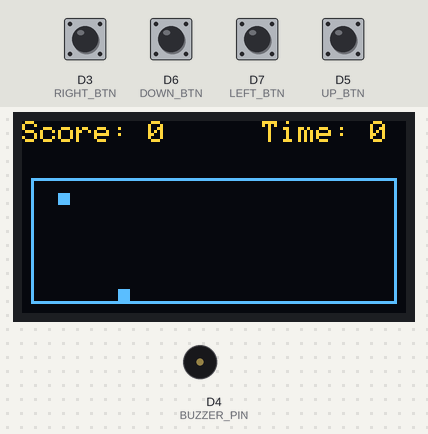
Bench run of a sketch on a simulated ESP8266 (NodeMCU). Parts: 128×64 one-colour display, buzzer (waves = sounding, pin HIGH). The test bench sets the inputs (shaded band); at power-on: D3 (RIGHT_BTN), D5 (UP_BTN), D6 (DOWN_BTN), D7 (LEFT_BTN) HIGH. The OLED is the two-colour kind (top 16 rows yellow); random numbers use the default seed unless the sketch sets one. At 2.2 s the program restarts the board; the recording ends there.

Above: at 0.16 s.
At 1.2 s:
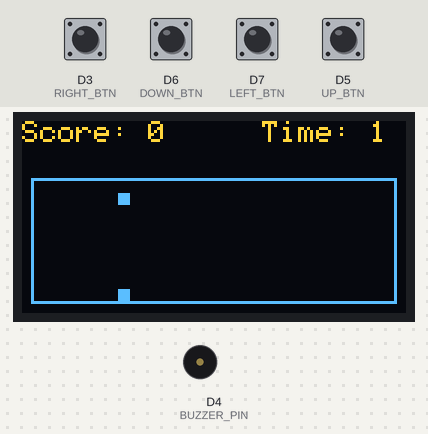
1.3 s: D5 (UP_BTN) pulled LOW for 0.25 s
At 1.75 s:
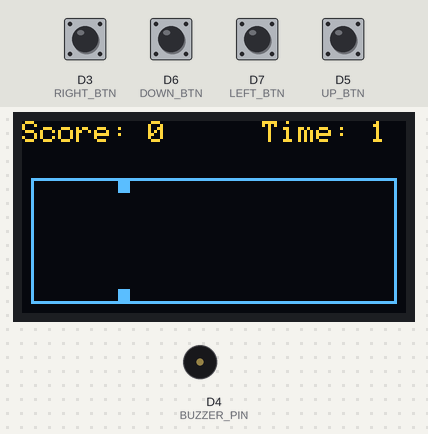
Timing chart, 0 to 2.2 s (numbered marks = the images above; inputs shaded):
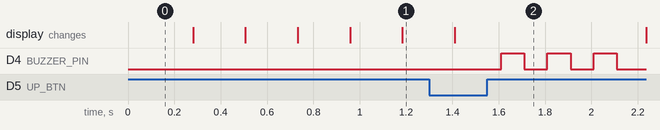

The sketch:

snake_game.ino
```cpp
#include <Wire.h>
#include <Adafruit_GFX.h>
#include <Adafruit_SSD1306.h>

#define SCREEN_WIDTH 128
#define SCREEN_HEIGHT 64
#define OLED_RESET -1
Adafruit_SSD1306 display(SCREEN_WIDTH, SCREEN_HEIGHT, &Wire, OLED_RESET);

// --- Pin tombol ---
#define UP_BTN    D5
#define DOWN_BTN  D6
#define LEFT_BTN  D7
#define RIGHT_BTN D3
#define BUZZER_PIN D4

// --- Game config ---
const int cellSize = 4;
const int gameX = 4;
const int gameY = 20;
const int gameWidth = 120;
const int gameHeight = 40;

const int maxLength = 64;
int snakeX[maxLength];
int snakeY[maxLength];
int length = 1;

int dirX = cellSize;
int dirY = 0;

int foodX = 40;
int foodY = 40;

int score = 0;
unsigned long startTime = 0;

void setup() {
  pinMode(UP_BTN, INPUT_PULLUP);
  pinMode(DOWN_BTN, INPUT_PULLUP);
  pinMode(LEFT_BTN, INPUT_PULLUP);
  pinMode(RIGHT_BTN, INPUT_PULLUP);
  pinMode(BUZZER_PIN, OUTPUT);

  display.begin(SSD1306_SWITCHCAPVCC, 0x3C);
  display.clearDisplay();
  display.setTextColor(SSD1306_WHITE);
  display.setTextSize(1);

  snakeX[0] = 8;
  snakeY[0] = 24;
  length = 1;
  spawnFood();
  startTime = millis();
}

void loop() {
  handleInput();

  // Geser badan ular
  for (int i = length - 1; i > 0; i--) {
    snakeX[i] = snakeX[i - 1];
    snakeY[i] = snakeY[i - 1];
  }

  // Gerakkan kepala
  snakeX[0] += dirX;
  snakeY[0] += dirY;

  // Cek tabrak dinding
  if (snakeX[0] < gameX || snakeX[0] >= gameX + gameWidth ||
      snakeY[0] < gameY || snakeY[0] >= gameY + gameHeight) {
    gameOver();
    return;
  }

  // Cek tabrak diri sendiri
  for (int i = 1; i < length; i++) {
    if (snakeX[0] == snakeX[i] && snakeY[0] == snakeY[i]) {
      gameOver();
      return;
    }
  }

  // Cek makan
  if (snakeX[0] == foodX && snakeY[0] == foodY) {
    if (length < maxLength) length++;
    score++;
    spawnFood();
    beep(50);
  }

  drawScreen();
  delay(200); // kecepatan game
}

void handleInput() {
  if (digitalRead(UP_BTN) == LOW && dirY == 0) {
    dirX = 0; dirY = -cellSize;
  }
  if (digitalRead(DOWN_BTN) == LOW && dirY == 0) {
    dirX = 0; dirY = cellSize;
  }
  if (digitalRead(LEFT_BTN) == LOW && dirX == 0) {
    dirX = -cellSize; dirY = 0;
  }
  if (digitalRead(RIGHT_BTN) == LOW && dirX == 0) {
    dirX = cellSize; dirY = 0;
  }
}

void spawnFood() {
  foodX = gameX + (random(gameWidth / cellSize)) * cellSize;
  foodY = gameY + (random(gameHeight / cellSize)) * cellSize;
}

void drawScreen() {
  display.clearDisplay();

  // Score dan time
  display.setCursor(0, 0);
  display.print("Score: ");
  display.print(score);
  display.setCursor(80, 0);
  display.print("Time: ");
  display.print((millis() - startTime) / 1000);

  // Kotak game
  display.drawRect(gameX - 1, gameY - 1, gameWidth + 2, gameHeight + 2, SSD1306_WHITE);

  // Ular
  for (int i = 0; i < length; i++) {
    display.fillRect(snakeX[i], snakeY[i], cellSize, cellSize, SSD1306_WHITE);
  }

  // Makanan
  display.fillRect(foodX, foodY, cellSize, cellSize, SSD1306_WHITE);

  display.display();
}

void beep(int duration) {
  digitalWrite(BUZZER_PIN, HIGH);
  delay(duration);
  digitalWrite(BUZZER_PIN, LOW);
}

void gameOver() {
  for (int i = 0; i < 3; i++) {
    beep(100);
    delay(100);
  }

  display.clearDisplay();
  display.setCursor(20, 20);
  display.print("Game Over!");
  display.setCursor(20, 35);
  display.print("Score: ");
  display.print(score);
  display.display();
  while (1); // stop di game over
}
```

Measured:
- after the input at 1.3 s, D4 (BUZZER_PIN): alternates HIGH for 0.10 s and LOW for 0.10 s, starting after 0.31 s
